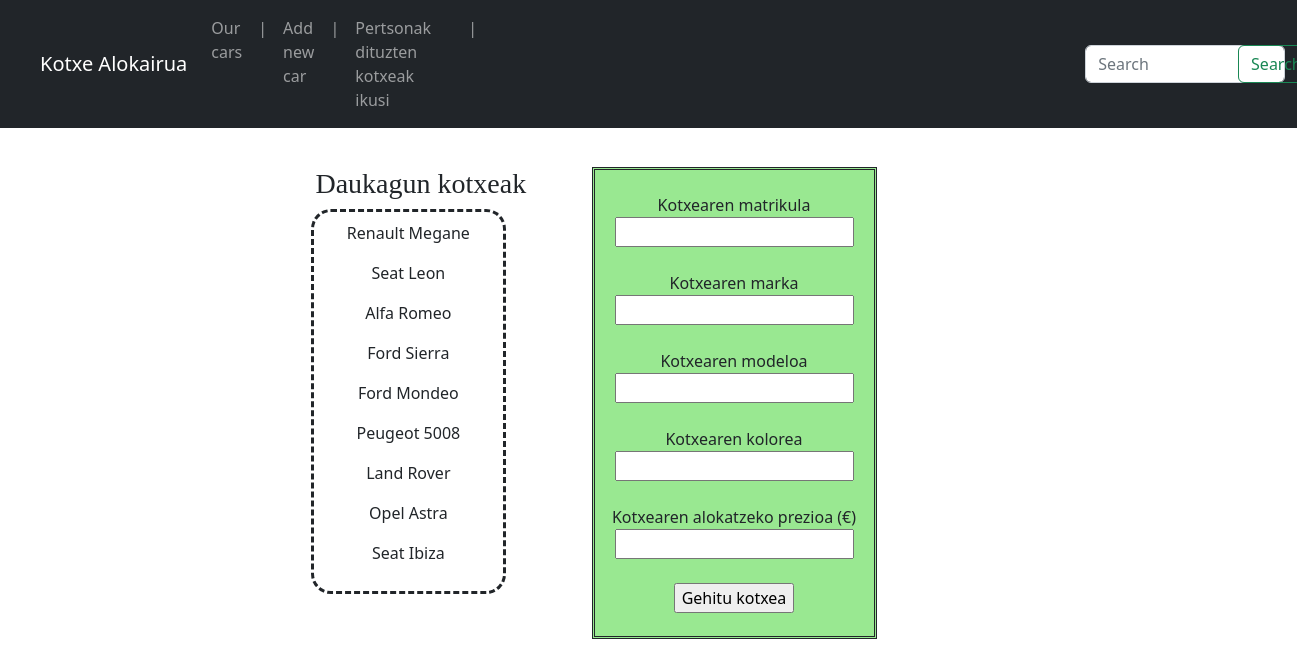
/kotxeak/autoak_gehitu, run on the app's committed database.
### kotxeak/models.py (models this page shows, shortened)
class Kotxeak(models.Model):
    id = models.AutoField(primary_key=True)
    matrikula = models.CharField(max_length=50)
    marka = models.CharField(max_length=50)
    modeloa = models.CharField(max_length=50)
    kolorea = models.CharField(max_length=50)
    alokatzeko_prezioa = models.CharField(max_length=50)

### kotxeak/views.py (the view)
# urls.py: path('autoak_gehitu', views.autoak_gehitu, name='autoak_gehitu'),
def autoak_gehitu(request):
    kotxeak = Kotxeak.objects.all()
    return render(request, 'add_car.html', {'kotxeak': kotxeak})

### kotxeak/templates/add_car.html (shortened to what this page needs)
{% extends 'base.html' %}
{% block content %}
{% load static %}
<div class="container create_dish_contain">
    <div class="row">
        <div class="col">
            <h3 class="name_list_dish">Daukagun kotxeak</h3>
            <div class="div_list_dish">
                {% for kotxe in kotxeak %}
                <p>{{ kotxe.marka }} {{ kotxe.modeloa }}</p>
                {% endfor %}
            </div>
        </div>
        <div class="col-3 add_dish_div">
            <form action="addrecord/" method="post">
                Kotxearen matrikula<br>
                <input name="kt_matrikula">
                <br><br>
                Kotxearen marka<br>
                <input name="kt_marka">
                <br><br>
                Kotxearen modeloa<br>
                <input name="kt_modeloa">
                <br><br>
                Kotxearen kolorea<br>
                <input name="kt_kolorea">
                <br><br>
                Kotxearen alokatzeko prezioa (€)<br>
                <input name="kt_aloka_prezio">
                <br><br>
                <input type="submit" value="Gehitu kotxea">
            </form>
        </div>
    </div>
</div>
{% endblock content %}

### kotxeak/templates/base.html (shortened to what this page needs)
<!doctype html>
<html lang="en">
<head>
    {% load static %}
    <link rel="stylesheet" href="{% static 'style.css'%}"/>
    <link href="https://cdn.jsdelivr.net/npm/bootstrap@5.2.1/dist/css/bootstrap.min.css" rel="stylesheet"
>
</head>
<body>
<nav class="navbar navbar-expand-lg navbar-dark bg-dark">
    <a class="navbar-brand navbar_style" href="index">Kotxe Alokairua</a>
    <div class="collapse navbar-collapse" id="navbarSupportedContent">
        <ul class="navbar-nav mr-auto">
            <li class="nav-item active">
                <a class="nav-link" href="cars">Our cars</a>
            </li>
            <li class="nav-item active">
                <a class="nav-link">|</a>
            </li>
            <li class="nav-item active">
                <a class="nav-link" href="autoak_gehitu">Add new car</a>
            </li>
            <li class="nav-item active">
                <a class="nav-link">|</a>
            </li>
            <li class="nav-item">
                <a class="nav-link" href="pertsonak_index">Pertsonak dituzten kotxeak ikusi</a>
            </li>
            <li class="nav-item active">
                <a class="nav-link">|</a>
            </li>
        </ul>
        <div class="navbar_search">
            <form class="row form-inline my-2 my-lg-0">
                <div class="col-6">
                    <input class="form-control mr-sm-2 search_input_style" type="search" placeholder="Search"
                           aria-label="Search">
                </div>
                <div class="col-6">
                    <button class="btn btn-outline-success my-2 my-sm-0 search_button_style" type="submit">Search
                    </button>
                </div>
            </form>
        </div>
    </div>
</nav>
{% block content %}
{% endblock %}
</body>
</html>

### kotxeak/static/style.css (style rules this page uses)
.navbar_style { margin-left: 40px; }
.navbar_search { margin-left: 600px; }
.search_input_style { min-width: 200px; }
.search_button_style { margin-left: 35px; }
.div_list_dish { border-style: dashed; border-radius: 20px; width: 40%; text-align: center; padding: 2%; margin-left: 45%; }
.name_list_dish { margin-left: 46%; font-family: fantasy; }
.add_dish_div { border-style: double; padding: 2%; text-align: center; background-color: #99E891; margin-right: 30%; }
.create_dish_contain { margin-top: 3%; }

### data on the page
Kotxeak: marka "Renault", modeloa "Megane"
Kotxeak: marka "Seat", modeloa "Leon"
Kotxeak: marka "Alfa", modeloa "Romeo"
Kotxeak: marka "Ford", modeloa "Sierra"
Kotxeak: marka "Ford", modeloa "Mondeo"
Kotxeak: marka "Peugeot", modeloa "5008"
Kotxeak: marka "Land", modeloa "Rover"
Kotxeak: marka "Opel", modeloa "Astra"
Kotxeak: marka "Seat", modeloa "Ibiza"
